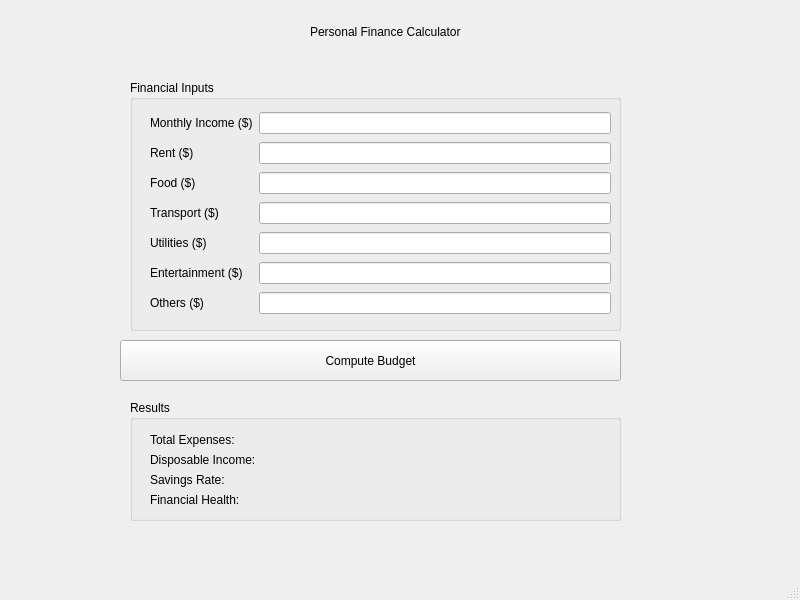
<?xml version="1.0" encoding="UTF-8"?>
<ui version="4.0">
 <class>MainWindow</class>
 <widget class="QMainWindow" name="MainWindow">
  <property name="geometry">
   <rect>
    <x>0</x>
    <y>0</y>
    <width>800</width>
    <height>600</height>
   </rect>
  </property>
  <property name="windowTitle">
   <string>MainWindow</string>
  </property>
  <widget class="QWidget" name="centralwidget">
   <widget class="QLabel" name="PersonalFinanceCaculatorLabel">
    <property name="geometry">
     <rect>
      <x>310</x>
      <y>16</y>
      <width>181</width>
      <height>31</height>
     </rect>
    </property>
    <property name="text">
     <string>Personal Finance Calculator</string>
    </property>
   </widget>
   <widget class="QGroupBox" name="groupBox">
    <property name="geometry">
     <rect>
      <x>130</x>
      <y>80</y>
      <width>491</width>
      <height>251</height>
     </rect>
    </property>
    <property name="title">
     <string>Financial Inputs</string>
    </property>
    <widget class="QWidget" name="gridLayoutWidget">
     <property name="geometry">
      <rect>
       <x>20</x>
       <y>30</y>
       <width>461</width>
       <height>209</height>
      </rect>
     </property>
     <layout class="QGridLayout" name="gridLayout">
      <item row="5" column="0">
       <widget class="QLabel" name="label_6">
        <property name="text">
         <string>Entertainment ($)</string>
        </property>
       </widget>
      </item>
      <item row="5" column="1">
       <widget class="QLineEdit" name="lineEdit_6"/>
      </item>
      <item row="3" column="1">
       <widget class="QLineEdit" name="lineEdit_4"/>
      </item>
      <item row="4" column="1">
       <widget class="QLineEdit" name="lineEdit_5"/>
      </item>
      <item row="1" column="0">
       <widget class="QLabel" name="label_2">
        <property name="text">
         <string>Rent ($)</string>
        </property>
       </widget>
      </item>
      <item row="1" column="1">
       <widget class="QLineEdit" name="lineEdit_2"/>
      </item>
      <item row="0" column="1">
       <widget class="QLineEdit" name="lineEdit"/>
      </item>
      <item row="0" column="0">
       <widget class="QLabel" name="label">
        <property name="text">
         <string>Monthly Income ($)</string>
        </property>
       </widget>
      </item>
      <item row="3" column="0">
       <widget class="QLabel" name="label_4">
        <property name="text">
         <string>Transport ($)</string>
        </property>
       </widget>
      </item>
      <item row="2" column="1">
       <widget class="QLineEdit" name="lineEdit_3"/>
      </item>
      <item row="4" column="0">
       <widget class="QLabel" name="label_5">
        <property name="text">
         <string>Utilities ($)</string>
        </property>
       </widget>
      </item>
      <item row="2" column="0">
       <widget class="QLabel" name="label_3">
        <property name="text">
         <string>Food ($)</string>
        </property>
       </widget>
      </item>
      <item row="6" column="0">
       <widget class="QLabel" name="label_7">
        <property name="text">
         <string>Others ($)</string>
        </property>
       </widget>
      </item>
      <item row="6" column="1">
       <widget class="QLineEdit" name="lineEdit_7"/>
      </item>
     </layout>
    </widget>
   </widget>
   <widget class="QGroupBox" name="groupBox_2">
    <property name="geometry">
     <rect>
      <x>130</x>
      <y>400</y>
      <width>491</width>
      <height>121</height>
     </rect>
    </property>
    <property name="title">
     <string>Results</string>
    </property>
    <widget class="QLabel" name="label_8">
     <property name="geometry">
      <rect>
       <x>20</x>
       <y>30</y>
       <width>101</width>
       <height>20</height>
      </rect>
     </property>
     <property name="text">
      <string>Total Expenses:</string>
     </property>
    </widget>
    <widget class="QLabel" name="label_9">
     <property name="geometry">
      <rect>
       <x>20</x>
       <y>50</y>
       <width>121</width>
       <height>20</height>
      </rect>
     </property>
     <property name="text">
      <string>Disposable Income:</string>
     </property>
    </widget>
    <widget class="QLabel" name="label_10">
     <property name="geometry">
      <rect>
       <x>20</x>
       <y>70</y>
       <width>121</width>
       <height>20</height>
      </rect>
     </property>
     <property name="text">
      <string>Savings Rate:</string>
     </property>
    </widget>
    <widget class="QLabel" name="label_11">
     <property name="geometry">
      <rect>
       <x>20</x>
       <y>90</y>
       <width>121</width>
       <height>20</height>
      </rect>
     </property>
     <property name="text">
      <string>Financial Health:</string>
     </property>
    </widget>
   </widget>
   <widget class="QPushButton" name="pushButton">
    <property name="geometry">
     <rect>
      <x>120</x>
      <y>340</y>
      <width>501</width>
      <height>41</height>
     </rect>
    </property>
    <property name="text">
     <string>Compute Budget</string>
    </property>
   </widget>
  </widget>
  <widget class="QMenuBar" name="menubar">
   <property name="geometry">
    <rect>
     <x>0</x>
     <y>0</y>
     <width>800</width>
     <height>37</height>
    </rect>
   </property>
  </widget>
  <widget class="QStatusBar" name="statusbar"/>
 </widget>
 <resources/>
 <connections/>
</ui>
